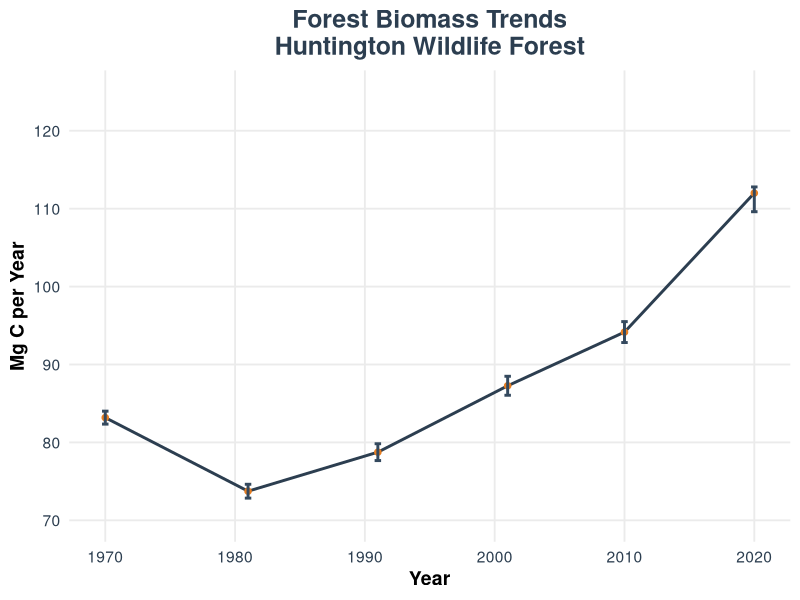
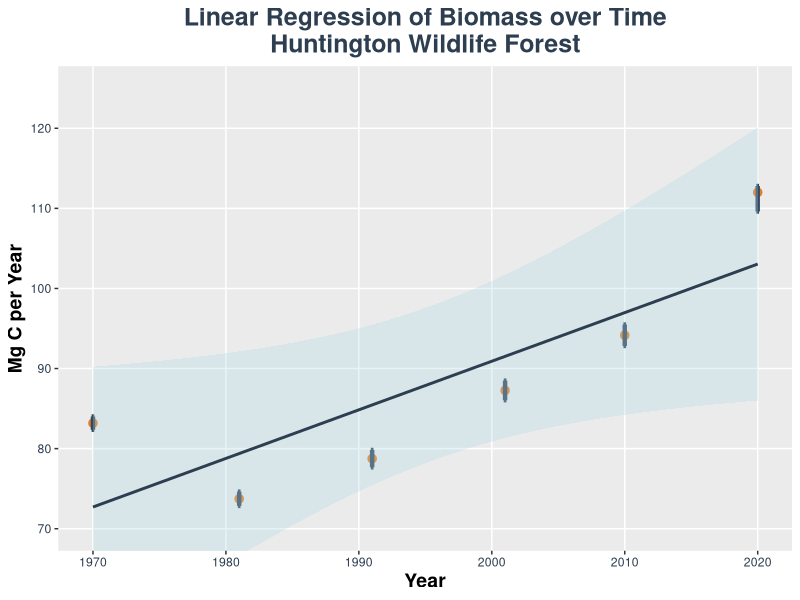

These figures' R source, in order:

#Graphics first step#

library(ggplot2)

# data frame
datos <- data.frame(
  Año = c(1970, 1981, 1991, 2001, 2010, 2020),
  MgC = c(83.18, 73.74, 78.75, 87.27,94.16, 112),
  MinError = c(82.35, 72.85, 77.67, 86.05,92.82,109.61),
  MaxError = c(84.01, 74.63, 79.83, 88.49, 95.5, 112.79)
)


ggplot(datos, aes(x = Año, y = MgC)) +
  geom_line(color = "#2C3E50", size = 1) +  # Línea entre puntos
  geom_point(size = 3, color = "#E67E22", shape = 20, fill = "#E67E22") +  # Puntos
  geom_errorbar(aes(ymin = MinError, ymax = MaxError), width = 0.5, color = "#34495E", size = 1) +  # Barras de error 
  coord_cartesian(ylim = c(70, 125)) +  
  theme_minimal(base_size = 14) +  
  labs(
    x = "Year",
    y = "Mg C per Year",
    title = "Forest Biomass Trends\nHuntington Wildlife Forest"
  ) +
  theme(
    plot.title = element_text(hjust = 0.5, size = 18, face = "bold", color = "#2C3E50"),
    axis.title = element_text(size = 14, face = "bold"),
    axis.text = element_text(color = "#2C3E50"),
    panel.grid.minor = element_blank()
  )

## Linear model #



model <- lm(MgC ~ Año, data = datos)
summary(model)



## Graphic of the linear model ##


ggplot(datos, aes(x = Año, y = MgC)) +
  geom_point(size = 4, color = "#E67E22", shape = 20, fill = "#E67E22") +  # Puntos
  geom_errorbar(aes(ymin = MinError, ymax = MaxError), width = 0.2, color = "#34495E", size = 1.5) +  # Barras de error
  geom_smooth(method = "lm", se = TRUE, color = "#2C3E50", fill = "lightblue", alpha = 0.3) +  
  coord_cartesian(ylim = c(70, 125)) +
  labs(
    x = "Year",
    y = "Mg C per Year",
    title = "Linear Regression of Biomass over Time\nHuntington Wildlife Forest"
  ) +
  theme(
    plot.title = element_text(hjust = 0.5, size = 18, face = "bold", color = "#2C3E50"),
    axis.title = element_text(size = 14, face = "bold"),
    axis.text = element_text(color = "#2C3E50"),
    panel.grid.minor = element_blank()
  )




